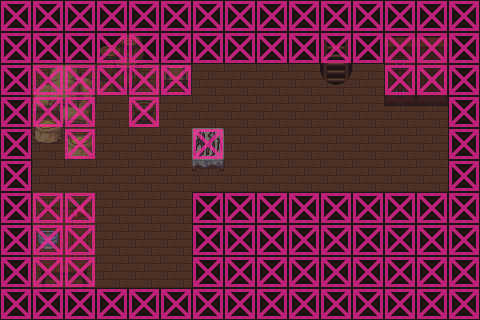

Below is a game level as drawn by its tile map, then a one-line description and the .tmx that defines it (tile-layer data replaced by summaries):
An orthogonal 15x10 tile map with 32x32 px tiles, 6 tile layers (Ground, Ground, Ground, Fringe, ...), 11 tilesets and 2 objects (2x WARP).

<map version="1.0" orientation="orthogonal" width="15" height="10" tilewidth="32" tileheight="32" backgroundcolor="#1d1316">
 <properties>
  <property name="background0image" value="tiles/bg_shadown_and_black.png" />
  <property name="music" value="calmtown.ogg" />
 </properties>
 <tileset firstgid="1" name="collision" tilewidth="32" tileheight="32">
  <image source="../tiles/collision.png" width="64" height="32" />
 </tileset>
 <tileset firstgid="3" name="inside" tilewidth="32" tileheight="32">
  <image source="../tiles/inside.png" width="320" height="320" />
 </tileset>
 <tileset firstgid="103" name="farming_fishing" tilewidth="32" tileheight="32">
  <image source="../tiles/farming_fishing.png" width="640" height="640" />
 </tileset>
 <tileset firstgid="503" name="barrel" tilewidth="32" tileheight="64">
  <image source="../tiles/barrel.png" width="128" height="64" />
 </tileset>
 <tileset firstgid="507" name="victoria" tilewidth="32" tileheight="32">
  <image source="../tiles/victoria.png" width="352" height="192" />
 </tileset>
 <tileset firstgid="573" name="mountains" tilewidth="32" tileheight="32">
  <image source="../tiles/mountains.png" width="416" height="288" />
 </tileset>
 <tileset firstgid="690" name="shrine" tilewidth="32" tileheight="32">
  <image source="../tiles/shrine.png" width="224" height="512" />
 </tileset>
 <tileset firstgid="802" name="buckets" tilewidth="32" tileheight="32">
  <image source="../tiles/buckets.png" width="96" height="64" />
 </tileset>
 <tileset firstgid="808" name="cabinets" tilewidth="32" tileheight="32">
  <image source="../tiles/cabinets.png" width="192" height="416" />
 </tileset>
 <tileset firstgid="886" name="shadow" tilewidth="32" tileheight="32">
  <image source="../tiles/shadow.png" width="160" height="64" />
 </tileset>
 <tileset firstgid="896" name="chests" tilewidth="32" tileheight="32">
  <image source="../tiles/chests.png" width="64" height="96" />
 </tileset>
 <layer name="Ground" width="15" height="10">
  <data>[150 cells, 150 non-empty, 2 distinct tile ids]</data>
 </layer>
 <layer name="Ground" width="15" height="10">
  <data>[150 cells, 23 non-empty, 23 distinct tile ids]</data>
 </layer>
 <layer name="Ground" width="15" height="10">
  <data>[150 cells, 8 non-empty, 8 distinct tile ids]</data>
 </layer>
 <layer name="Fringe" width="15" height="10">
  <data>[150 cells, 0 non-empty, 0 distinct tile ids]</data>
 </layer>
 <layer name="Shadows" width="15" height="10">
  <data>[150 cells, 150 non-empty, 1 distinct tile ids]</data>
 </layer>
 <layer name="Collision" width="15" height="10">
  <data>[150 cells, 101 non-empty, 1 distinct tile ids]</data>
 </layer>
 <objectgroup name="Warps" width="15" height="10">
  <object name="Warp down" type="WARP" x="320" y="64" width="32" height="32">
   <properties>
    <property name="DEST_MAP" value="casern_storage" />
    <property name="DEST_NAME" value="Exit 2nd level" />
   </properties>
  </object>
  <object name="Exit 1st level" type="WARP" x="288" y="64" width="32" height="32" />
 </objectgroup>
</map>
